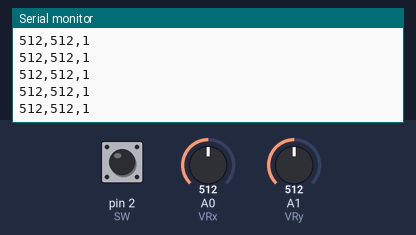
Recording of a sketch running on a simulated Arduino Uno, built with avr-gcc and run on an emulated ATmega328P. Parts: the last lines printed to the serial monitor. Inputs (shaded band) come from the test bench; at power-on: A0 (VRx) = 512, A1 (VRy) = 512, pin 2 (SW) HIGH.

Above: at 1.2 s.
1.3 s: A0 (VRx) set to 716
At 1.31 s:
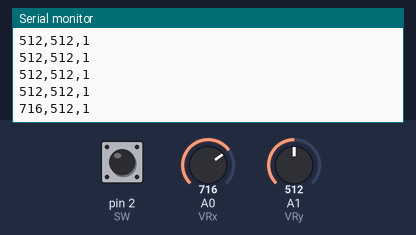
2.8 s: A1 (VRy) set to 716
At 2.82 s:
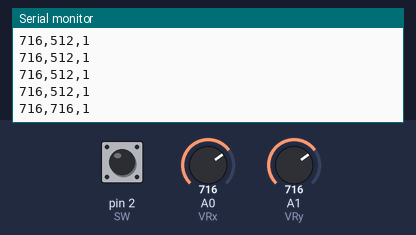
4.3 s: pin 2 (SW) pulled LOW for 0.15 s
At 4.33 s:
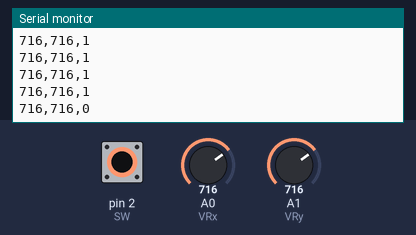
5.9 s: A0 (VRx) set to 900
At 5.94 s:
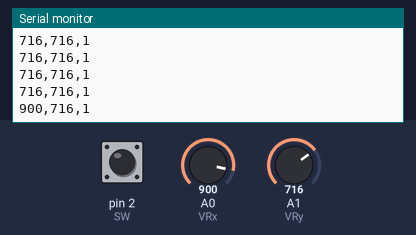
7.4 s: pin 2 (SW) pulled LOW for 1 s
At 7.45 s:
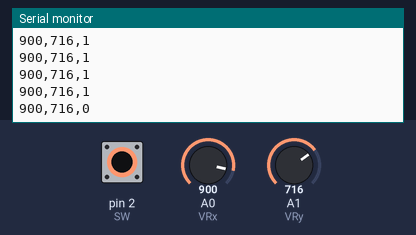
9.9 s: A1 (VRy) set to 0
At 9.97 s:
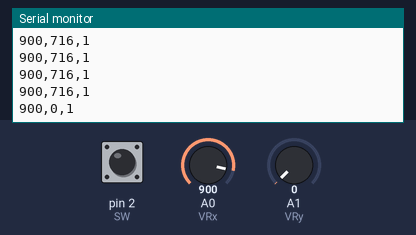
Timing chart, 0 to 12.9 s (numbered marks = the images above; inputs shaded):
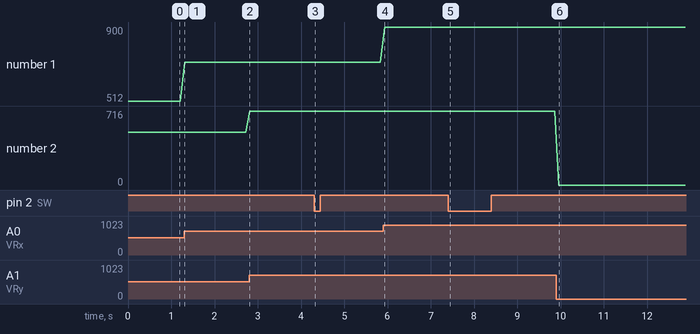

Measured:
- after the input at 1.3 s, the serial monitor: prints a new line at once (image 1)
- after the input at 2.8 s, the serial monitor: prints a new line at once (image 2)
- after the input at 4.3 s, the serial monitor: prints a new line at once (image 3)
- after the input at 5.9 s, the serial monitor: prints a new line at once (image 4)
- after the input at 7.4 s, the serial monitor: prints a new line after 0.05 s (image 5)
- after the input at 9.9 s, the serial monitor: prints a new line after 0.06 s (image 6)
- plotted number 1: 512 → 716 after the input at 1.3 s, 716 → 900 after the input at 5.9 s

The sketch:

sketch_sep4a.ino
```cpp
// Pin definitions
const int VRx = A0;
const int VRy = A1;
const int SW  = 2;

void setup() {
  Serial.begin(9600);
  pinMode(SW, INPUT_PULLUP);
}

void loop() {
  int x = analogRead(VRx);
  int y = analogRead(VRy);
  int button = digitalRead(SW);

  // Send data in CSV format with newline
  Serial.print(x);
  Serial.print(",");
  Serial.print(y);
  Serial.print(",");
  Serial.println(button);

  delay(100); // Small delay for stability
}
```
